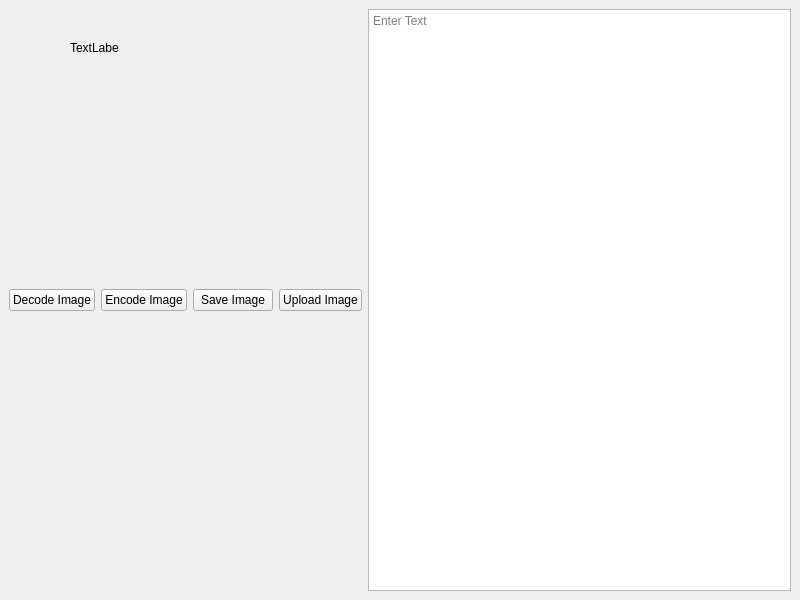
<?xml version="1.0" encoding="UTF-8"?>
<ui version="4.0">
 <class>MainWindow</class>
 <widget class="QMainWindow" name="MainWindow">
  <property name="geometry">
   <rect>
    <x>0</x>
    <y>0</y>
    <width>800</width>
    <height>600</height>
   </rect>
  </property>
  <property name="windowTitle">
   <string>MainWindow</string>
  </property>
  <property name="styleSheet">
   <string notr="true">QPushButton:hover{color: blue; font: bold 10pt;}</string>
  </property>
  <widget class="QWidget" name="centralwidget">
   <layout class="QHBoxLayout" name="horizontalLayout">
    <item>
     <widget class="QPushButton" name="pushButton_4">
      <property name="text">
       <string>Decode Image</string>
      </property>
     </widget>
    </item>
    <item>
     <widget class="QPushButton" name="pushButton_3">
      <property name="text">
       <string>Encode Image</string>
      </property>
     </widget>
    </item>
    <item>
     <widget class="QPushButton" name="pushButton_2">
      <property name="text">
       <string>Save Image</string>
      </property>
     </widget>
    </item>
    <item>
     <widget class="QPushButton" name="pushButton">
      <property name="text">
       <string>Upload Image</string>
      </property>
     </widget>
    </item>
    <item>
     <widget class="QPlainTextEdit" name="plainTextEdit">
      <property name="placeholderText">
       <string>Enter Text</string>
      </property>
     </widget>
    </item>
   </layout>
   <widget class="QLabel" name="label">
    <property name="geometry">
     <rect>
      <x>70</x>
      <y>40</y>
      <width>49</width>
      <height>16</height>
     </rect>
    </property>
    <property name="text">
     <string>TextLabel</string>
    </property>
   </widget>
  </widget>
 </widget>
 <resources/>
 <connections/>
</ui>
